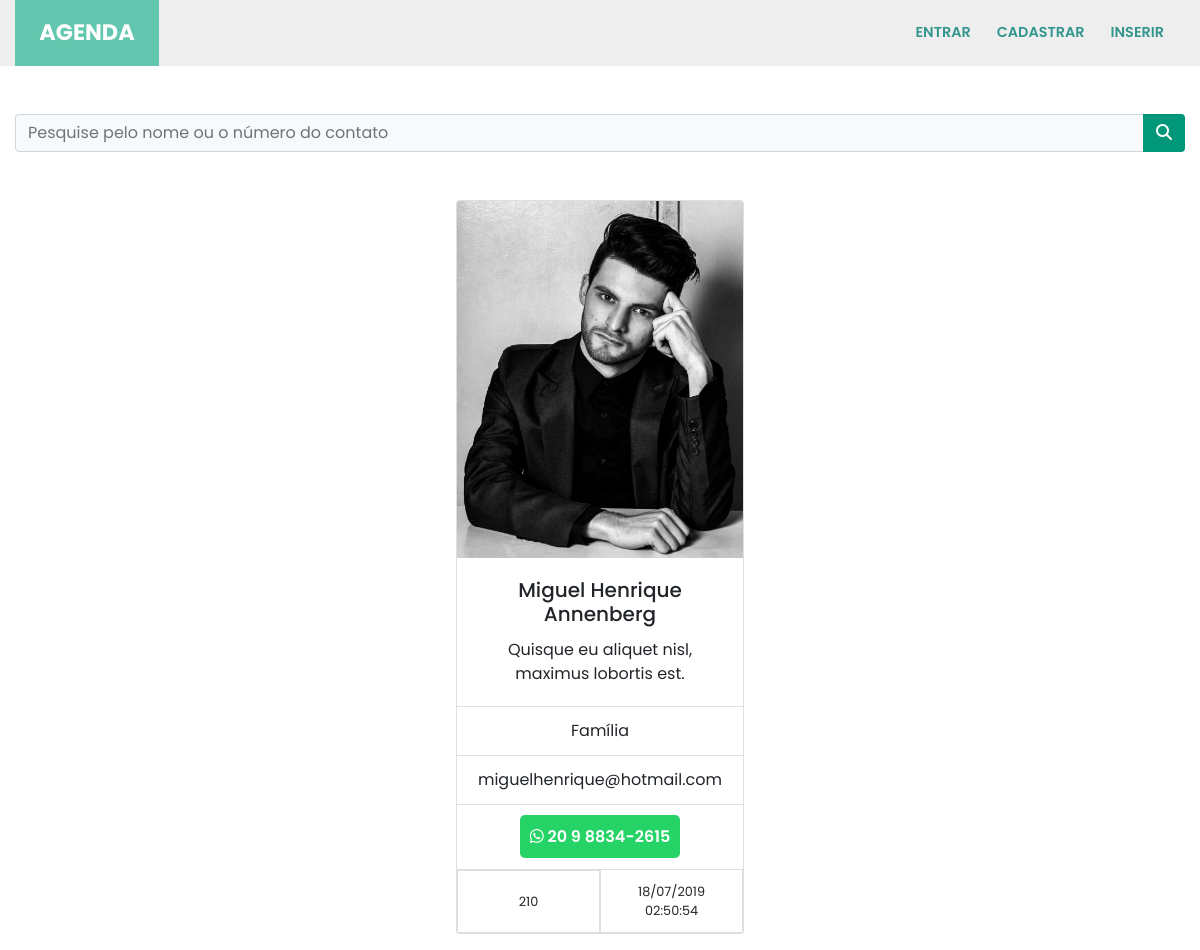
Page /210 on the earlier database version.
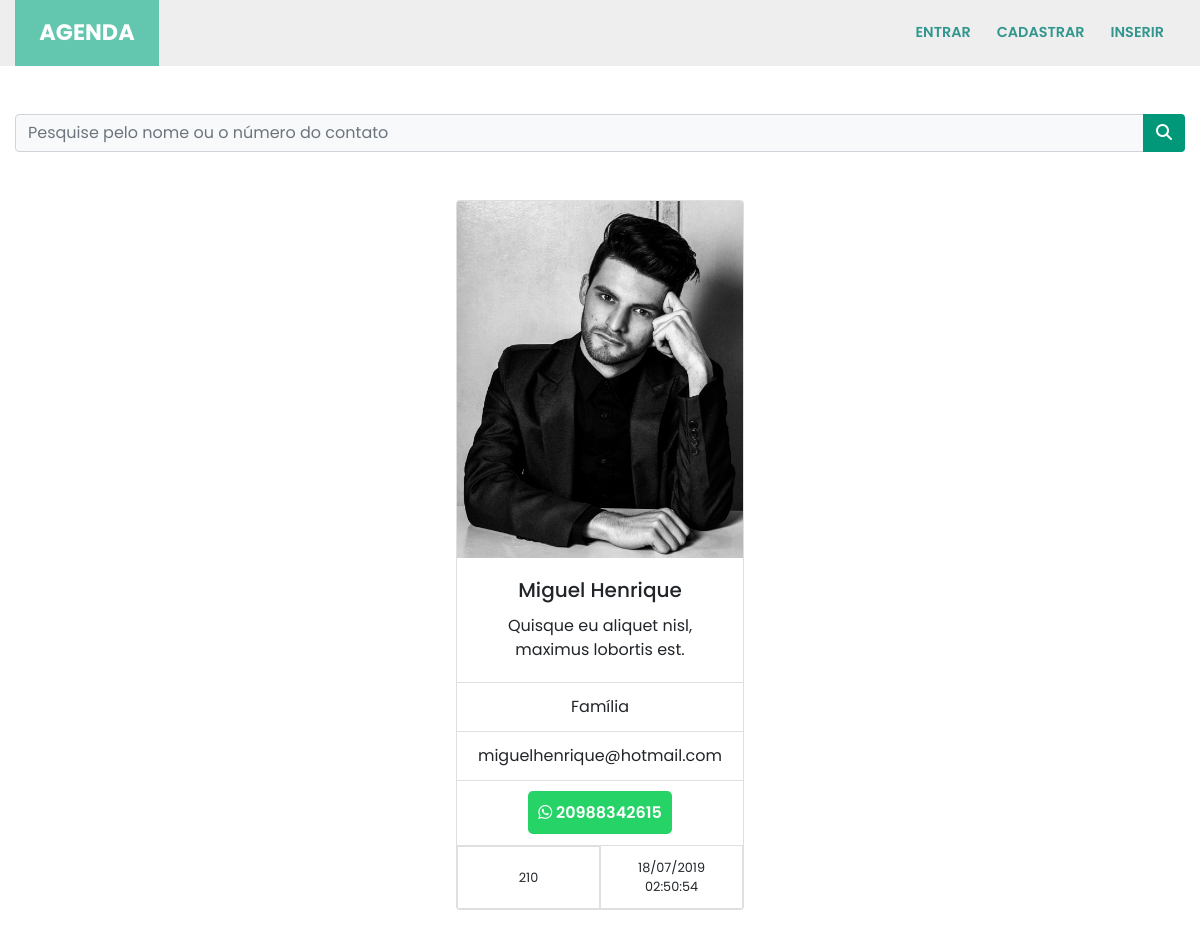
Same page on the later database version.
### contatos/models.py (models this page shows, shortened)
class Contato(models.Model):
    nome = models.CharField(max_length=150)
    sobrenome = models.CharField(max_length=255, blank=True)
    telefone = models.CharField(max_length=255)
    email = models.CharField(max_length=255, blank=True)
    data_criacao = models.DateTimeField(default=timezone.now)
    descricao = models.TextField(blank=True)
    categoria = models.ForeignKey(Categoria, on_delete=models.DO_NOTHING)
    mostrar = models.BooleanField(default=True)
    foto = models.ImageField(blank=True, upload_to='fotos/%Y/%m/')

class Categoria(models.Model):
    nome = models.CharField(max_length=255)
    def __str__(self):
        return self.nome

### contatos/views.py (the view)
# urls.py: path('<int:contato_id>', views.ver_contato, name='ver_contato'),
def ver_contato(request, contato_id):
    contato = get_object_or_404(Contato, id=contato_id)
    if not contato.mostrar:
        raise Http404()
    return render(request, 'contatos/ver_contato.html', {
        'contato': contato
    })

### contatos/templates/contatos/ver_contato.html (shortened to what this page needs)
{% extends 'base.html' %}
{%block conteudo%}
<div class="card text-center my-3 d-block mx-auto" style="width: 18rem;">
    {% if contato.foto %}
    <img src="{{ contato.foto.url }}" class="card-img-top" alt="foto de perfil">
    {% endif %}
    <div class="card-body">
        <h5 class="card-title">
            {{ contato.nome }} {{ contato.sobrenome }}
        </h5>
        <p class="card-text">
            {{ contato.descricao }}
        </p>
    </div>
    <ul class="list-group list-group-flush">
        <li class="list-group-item">
            {{ contato.categoria }}
        </li>
        <li class="list-group-item">
            {{ contato.email }}
        </li>
    </ul>
    <div class="card-body">
        <a id="wpp" target="_blank" href="https://api.whatsapp.com/send?phone=15551234567">
            <i class="fab fa-whatsapp"></i>
            {{ contato.telefone }}
        </a>
    </div>
    <ul class="list-group list-group-flush">
        <div class="column d-flex">
            <small class="list-group-item w-100 d-flex align-items-center justify-content-center">
                {{ contato.id }}
            </small>
            <small class="list-group-item w-100">
                {{ contato.data_criacao|date:'d/m/Y H:i:s' }}
            </small>
        </div>
    </ul>
</div>
</div>
{%endblock%}

### templates/base.html (shortened to what this page needs)
{% load static %}
<!DOCTYPE html>
<html lang="pt">
<head>
    {% include 'parciais/_head.html' %}
</head>
<body>
    {% include 'parciais/_nav.html' %}
    <div class="container">
        {% if 'accounts' not in request.path %}
        <form method="get" action="{% url 'busca' %}">
            <div class="input-group my-5">
                <input type="search" class="form-control bg-light"
                    placeholder="Pesquise pelo nome ou o número do contato" aria-label="pesquisar contato"
                    aria-describedby="button-addon" value="{{ request.GET.termo }}" name="termo">
                <div class="input-group-append">
                    <button class="btn" type="submit" id="button-addon">
                        <i class="fas fa-search"></i>
                    </button>
                </div>
            </div>
        </form>
        {% endif %}
        {%block conteudo%} {%endblock%}
</body>
</html>

### templates/parciais/_head.html (shortened to what this page needs)
{% load static %}
<link rel="stylesheet" href="https://cdn.jsdelivr.net/npm/bootstrap@4.6.0/dist/css/bootstrap.min.css"
integrity="sha384-B0vP5xmATw1+K9KRQjQERJvTumQW0nPEzvF6L/Z6nronJ3oUOFUFpCjEUQouq2+l">
<link rel="stylesheet" href="{% static 'style/style.css' %}">

### templates/parciais/_nav.html (shortened to what this page needs)
<div class="all-navbar">
    <div class="container">
        <nav class="navbar navbar-expand-lg">
            <a class="navbar-brand pr-0 mr-0" href="{% url 'index' %}">AGENDA</a>
            <div class="collapse navbar-collapse" id="navbarNav">
                <ul class="navbar-nav ml-auto">
                    <li class="nav-item">
                        <a class="nav-link nav-effect" href="{% url 'login' %}">Entrar</a>
                    </li>
                    <li class="nav-item">
                        <a class="nav-link nav-effect" href="{% url 'cadastro' %}">Cadastrar</a>
                    </li>
                    <li class="nav-item">
                        <a class="nav-link nav-effect" href="{% url 'dashboard' %}">Inserir</a>
                    </li>
                </ul>
            </div>
        </nav>
    </div>
</div>

### templates/static/style/style.css (style rules this page uses)
html { scroll-behavior: smooth; }
* { margin: 0; padding: 0; font-family: 'Poppins', sans-serif; }
.all-navbar { margin: 0 auto; background-color: #eee; z-index: 999; width: 100%; transition: all .5s ease; }
.navbar { margin: 0; padding: 0; }
.navbar-brand { background-color: #63c6ae; text-align: center; min-width: 9rem; color: white; padding-top: 1rem; padding-bottom: 1rem; text-transform: uppercase; font-size: 1.4rem; font-weight: bold; cursor: pointer; transition: all 0.5s ease; }
.navbar-nav { text-align: center; }
.nav-link { display: block; padding-top: 1.25rem; padding-bottom: 1.25rem; text-transform: uppercase; font-size: .9rem; transition: all .5s ease; color: #555; font-weight: 600; }
@media screen and (min-width: 992px) { .navbar-nav { padding: 0.5rem; } }
@media screen and (min-width: 992px) { .nav-link { padding: 0.75rem 1.75rem; border-bottom: none; margin-left: 0rem; margin: 0 5px; color: #33968e; border-radius: 10px; } }
@media (min-width: 1200px) { .container { max-width: 1400px !important; } }
.btn { background-color: #009879; color: white; }
#wpp { background-color: #25D366; border-radius: 5px; color: white; padding: 10px; font-weight: 600; text-decoration: none !important; }
.card-img-top { max-width: 100%; height: auto; }

Differences in the rows shown:
changed Contato "Quisque eu aliquet nisl, maximus lobortis est.": nome "Miguel Henrique" → "Miguel"; sobrenome "Annenberg" → "Henrique"; telefone "20 9 8834-2615" → "20988342615"
